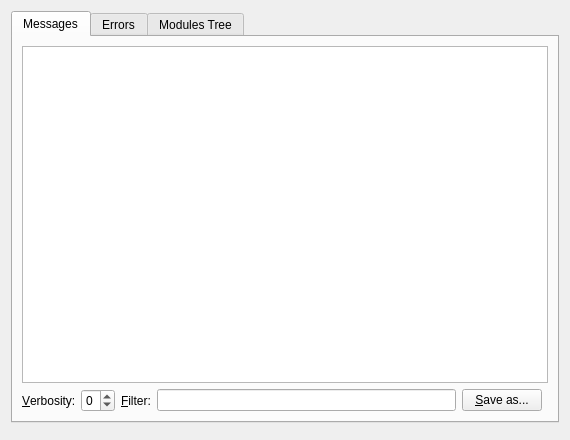
<?xml version="1.0" encoding="UTF-8"?>
<ui version="4.0">
 <class>messagesPanelWidget</class>
 <widget class="QWidget" name="messagesPanelWidget">
  <property name="geometry">
   <rect>
    <x>0</x>
    <y>0</y>
    <width>570</width>
    <height>440</height>
   </rect>
  </property>
  <property name="windowTitle">
   <string>Messages</string>
  </property>
  <layout class="QVBoxLayout" name="verticalLayout_2">
   <item>
    <widget class="QTabWidget" name="mainTab">
     <property name="currentIndex">
      <number>0</number>
     </property>
     <widget class="QWidget" name="tab">
      <attribute name="title">
       <string>Messages</string>
      </attribute>
      <layout class="QGridLayout" name="msgLayout">
       <item row="0" column="0" colspan="6">
        <widget class="QPlainTextEdit" name="messages">
         <property name="horizontalScrollBarPolicy">
          <enum>Qt::ScrollBarAlwaysOff</enum>
         </property>
         <property name="readOnly">
          <bool>true</bool>
         </property>
        </widget>
       </item>
       <item row="1" column="0">
        <widget class="QLabel" name="label">
         <property name="text">
          <string>&amp;Verbosity:</string>
         </property>
         <property name="buddy">
          <cstring>verbosityBox</cstring>
         </property>
        </widget>
       </item>
       <item row="1" column="1">
        <widget class="QHeimdallDebugLevelSpinBox" name="verbosityBox">
         <property name="wrapping">
          <bool>true</bool>
         </property>
         <property name="minimum">
          <number>0</number>
         </property>
         <property name="maximum">
          <number>2</number>
         </property>
         <property name="value">
          <number>0</number>
         </property>
        </widget>
       </item>
       <item row="1" column="2">
        <widget class="QLabel" name="label_2">
         <property name="text">
          <string>&amp;Filter:</string>
         </property>
         <property name="buddy">
          <cstring>filterEdit</cstring>
         </property>
        </widget>
       </item>
       <item row="1" column="3">
        <widget class="QLineEdit" name="filterEdit">
         <property name="minimumSize">
          <size>
           <width>80</width>
           <height>0</height>
          </size>
         </property>
        </widget>
       </item>
       <item row="1" column="4">
        <widget class="QPushButton" name="saveLogButton">
         <property name="text">
          <string>&amp;Save as...</string>
         </property>
        </widget>
       </item>
      </layout>
     </widget>
     <widget class="QWidget" name="tab_3">
      <attribute name="title">
       <string>Errors</string>
      </attribute>
      <layout class="QGridLayout" name="gridLayout_2">
       <item row="0" column="0">
        <widget class="QPlainTextEdit" name="errors">
         <property name="horizontalScrollBarPolicy">
          <enum>Qt::ScrollBarAlwaysOff</enum>
         </property>
         <property name="readOnly">
          <bool>true</bool>
         </property>
        </widget>
       </item>
      </layout>
     </widget>
     <widget class="QWidget" name="tab_2">
      <attribute name="title">
       <string>Modules Tree</string>
      </attribute>
      <layout class="QGridLayout" name="gridLayout">
       <item row="0" column="0">
        <widget class="QTreeWidget" name="modulesTree">
         <column>
          <property name="text">
           <string notr="true">1</string>
          </property>
         </column>
        </widget>
       </item>
      </layout>
     </widget>
    </widget>
   </item>
   <item>
    <widget class="QDialogButtonBox" name="bottomButtonsBox">
     <property name="standardButtons">
      <set>QDialogButtonBox::NoButton</set>
     </property>
    </widget>
   </item>
  </layout>
 </widget>
 <customwidgets>
  <customwidget>
   <class>QHeimdallDebugLevelSpinBox</class>
   <extends>QSpinBox</extends>
   <header>widgets/native/customwidgets.hpp</header>
  </customwidget>
 </customwidgets>
 <resources/>
 <connections/>
</ui>
